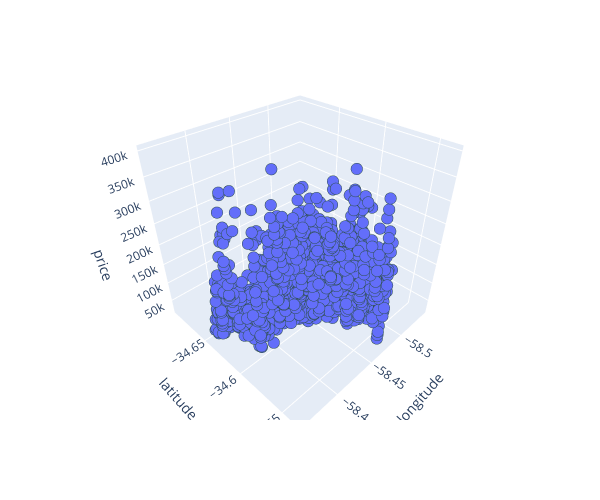

Here is the notebook cell this chart was saved with:
### Markdown cell above
Another option is to add a third dimension to our scatter plot. We can plot longitude on the x-axis and latitude on the y-axis (like we do in the map above), and then add a z-axis with price.

### Code cell
# Create 3D scatter plot
fig = px.scatter_3d(
    df,
    x= "lon",
    y= "lat",
    z= "price_aprox_usd",
    labels={"lon": "longitude", "lat": "latitude", "price_aprox_usd": "price"},
    width=600,
    height=500,
)

# Refine formatting
fig.update_traces(
    marker={"size": 4, "line": {"width": 2, "color": "DarkSlateGrey"}},
    selector={"mode": "markers"},
)

# Display figure
fig.show()

### Figure 1 — Plotly figure (JSON) as saved in the notebook; plotly's stock layout.template omitted (floating-point values rounded to 4 significant figures; data arrays with more than 128 entries replaced by an {"elided": "..."} marker saying what was removed)
{"data": [{"hovertemplate": "longitude=%{x}<br>latitude=%{y}<br>price=%{z}<extra></extra>", "legendgroup": "", "marker": {"color": "#636efa", "line": {"color": "DarkSlateGrey", "width": 2}, "size": 4, "symbol": "circle"}, "mode": "markers", "name": "", "scene": "scene", "showlegend": false, "type": "scatter3d", "x": {"elided": "2658 float values"}, "y": {"elided": "2658 float values"}, "z": {"elided": "2658 float values"}}], "layout": {"height": 500, "legend": {"tracegroupgap": 0}, "margin": {"t": 60}, "scene": {"domain": {"x": [0, 1], "y": [0, 1]}, "xaxis": {"title": {"text": "longitude"}}, "yaxis": {"title": {"text": "latitude"}}, "zaxis": {"title": {"text": "price"}}}, "width": 600}}
